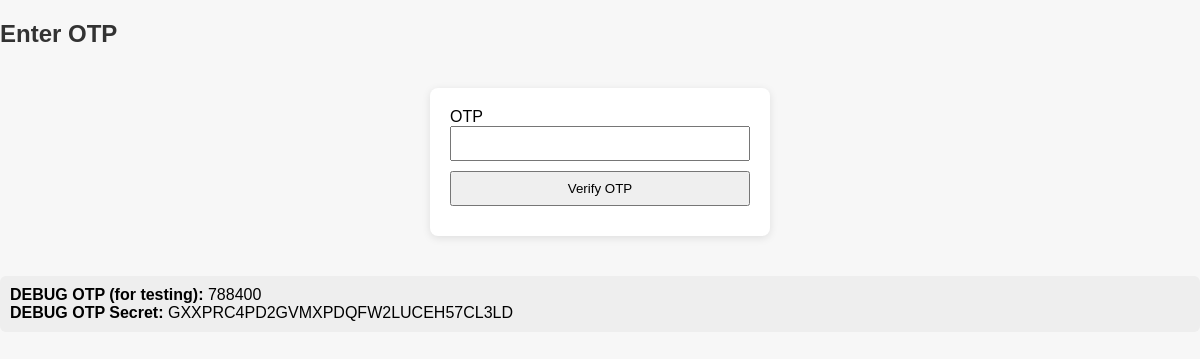
The page /otp (signed in) on the database as committed earlier.
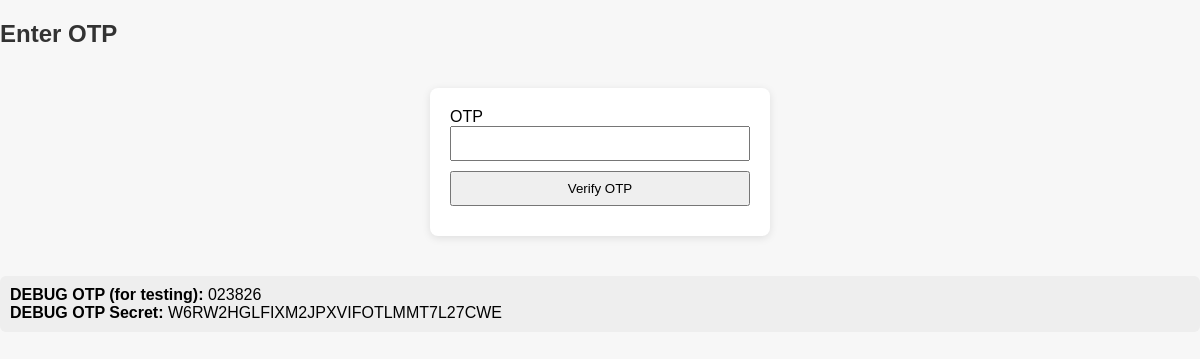
The same page on the database as committed later.
### models.py (models this page shows)
class User(db.Model, UserMixin):
    id = db.Column(db.Integer, primary_key=True)
    username = db.Column(db.String(150), unique=True, nullable=False)
    email = db.Column(db.String(150), unique=True, nullable=False)
    password = db.Column(db.String(200), nullable=False)
    otp_secret = db.Column(db.String(32), nullable=False)

### app.py (the view, shortened to what this page needs)
@app.route('/otp', methods=['GET', 'POST'])
def otp():
    form = OTPForm()
    user_id = session.get('pre_2fa_user_id')
    if not user_id:
        return redirect(url_for('login'))
    user = User.query.get(user_id)
    debug_otp = None
    debug_secret = None
    if user:
        totp = pyotp.TOTP(user.otp_secret)
        debug_otp = totp.now()
        debug_secret = user.otp_secret
    return render_template('otp.html', form=form, debug_otp=debug_otp, debug_secret=debug_secret)

### forms.py
class OTPForm(FlaskForm):
    otp = StringField('OTP', validators=[DataRequired(), Length(min=6, max=6)])
    submit = SubmitField('Verify OTP')

### templates/otp.html (shortened to what this page needs)
<!DOCTYPE html>
<html lang="en">
<head>
    <link rel="stylesheet" href="{{ url_for('static', filename='style.css') }}">
</head>
<body>
    <h2>Enter OTP</h2>
    <form method="POST">
        <div>{{ form.otp.label }} {{ form.otp() }}</div>
        <div>{{ form.submit() }}</div>
    </form>
    {% if debug_otp and debug_secret %}
    <div style="margin-top:20px; padding:10px; background:#eee; border-radius:6px;">
        <b>DEBUG OTP (for testing):</b> {{ debug_otp }}<br>
        <b>DEBUG OTP Secret:</b> {{ debug_secret }}
    </div>
    {% endif %}
</body>
</html>

### static/style.css (style rules this page uses)
body { font-family: Arial, sans-serif; background: #f7f7f7; margin: 0; padding: 0; }
h2 { color: #333; }
form { background: #fff; padding: 20px; margin: 40px auto; width: 300px; border-radius: 8px; box-shadow: 0 2px 8px rgba(0,0,0,0.1); }
div { margin-bottom: 10px; }
input { width: 100%; padding: 8px; box-sizing: border-box; }

Rows that differ between the two databases and show on the page:
changed User: otp_secret "GXXPRC4PD2GVMXPDQFW2LUCEH57CL3LD" → "W6RW2HGLFIXM2JPXVIFOTLMMT7L27CWE"
Other text that changed with them:
{{ debug_otp }}: "788400" → "023826"
